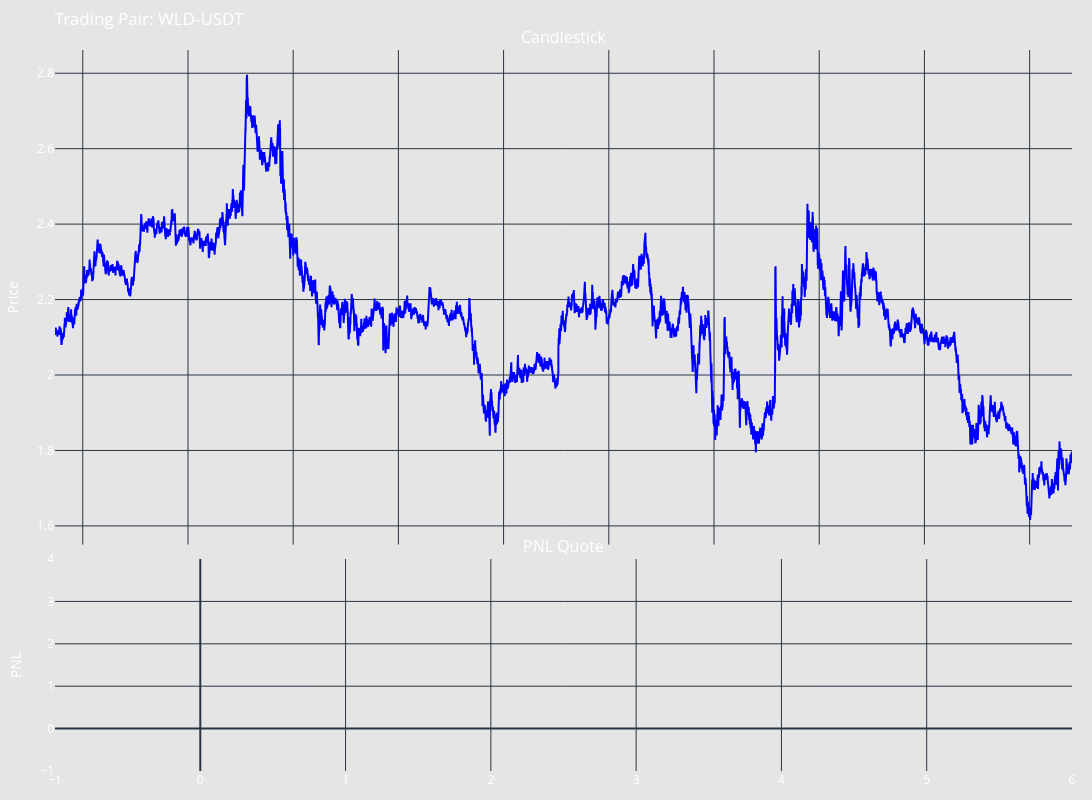

Notebook code for this chart:
### Code cell
# ... existing imports and setup ...

def format_backtesting_results(backtesting_result):
    """Format backtesting results for display"""
    results = backtesting_result.results
    
    try:
        net_pnl_quote = results.get("net_pnl_quote", 0)
        net_pnl_pct = results.get("net_pnl", 0)
        max_drawdown = results.get("max_drawdown_usd", 0)
        max_drawdown_pct = results.get("max_drawdown_pct", 0)
        total_volume = results.get("total_volume", 0)
        sharpe_ratio = results.get("sharpe_ratio", 0)
        profit_factor = results.get("profit_factor", 0)
        total_executors = results.get("total_executors", 0)
        accuracy_long = results.get("accuracy_long", 0)
        accuracy_short = results.get("accuracy_short", 0)
        
        # Handle close_types safely
        close_types = results.get("close_types", {})
        if isinstance(close_types, dict):
            take_profit = close_types.get("TAKE_PROFIT", 0)
            stop_loss = close_types.get("STOP_LOSS", 0)
            time_limit = close_types.get("TIME_LIMIT", 0)
            trailing_stop = close_types.get("TRAILING_STOP", 0)
            early_stop = close_types.get("EARLY_STOP", 0)
        else:
            take_profit = stop_loss = time_limit = trailing_stop = early_stop = 0
        
        return f"""
Net PNL: ${net_pnl_quote:.2f} ({net_pnl_pct*100:.2f}%) | Max Drawdown: ${max_drawdown:.2f} ({max_drawdown_pct*100:.2f}%)
Total Volume ($): {total_volume:.2f} | Sharpe Ratio: {sharpe_ratio:.2f} | Profit Factor: {profit_factor:.2f}
Total Executors: {total_executors} | Accuracy Long: {accuracy_long:.2f} | Accuracy Short: {accuracy_short:.2f}
Close Types: Take Profit: {take_profit} | Stop Loss: {stop_loss} | Time Limit: {time_limit} |
             Trailing Stop: {trailing_stop} | Early Stop: {early_stop}
"""
    except Exception as e:
        return f"Error formatting results: {str(e)}\nRaw results: {results}"

# Run backtesting
backtesting_result = await backtesting.run_backtesting(config, start, end, "1m")

# Display formatted results
print(format_backtesting_results(backtesting_result))

# Display visualization
backtesting_result.get_backtesting_figure()

### Figure 1 — Plotly figure (JSON) as saved in the notebook; plotly's stock layout.template omitted (floating-point values rounded to 4 significant figures; data arrays with more than 128 entries replaced by an {"elided": "..."} marker saying what was removed)
{"data": [{"line": {"color": "blue"}, "mode": "lines", "type": "scatter", "x": {"elided": "41761 str values"}, "xaxis": "x", "y": {"elided": "41761 float values"}, "yaxis": "y"}, {"line": {"color": "gold", "dash": "dash", "width": 2}, "mode": "lines", "name": "Cumulative PNL", "type": "scatter", "x": [], "xaxis": "x2", "y": [], "yaxis": "y2"}], "layout": {"annotations": [{"font": {"size": 16}, "showarrow": false, "text": "Candlestick", "x": 0.5, "xanchor": "center", "xref": "paper", "y": 1, "yanchor": "bottom", "yref": "paper"}, {"font": {"size": 16}, "showarrow": false, "text": "PNL Quote", "x": 0.5, "xanchor": "center", "xref": "paper", "y": 0.294, "yanchor": "bottom", "yref": "paper"}], "font": {"color": "white", "size": 12}, "height": 800, "hovermode": "x unified", "margin": {"b": 20, "l": 20, "r": 20, "t": 50}, "paper_bgcolor": "rgba(0, 0, 0, 0.1)", "plot_bgcolor": "rgba(0, 0, 0, 0)", "showlegend": false, "title": {"text": "Trading Pair: WLD-USDT"}, "width": 1200, "xaxis": {"anchor": "y", "domain": [0, 1], "matches": "x2", "rangeslider": {"visible": false}, "showticklabels": false}, "xaxis2": {"anchor": "y2", "domain": [0, 1]}, "yaxis": {"anchor": "x", "domain": [0.314, 1], "title": {"text": "Price"}}, "yaxis2": {"anchor": "x2", "domain": [0, 0.294], "title": {"text": "PNL"}}}}
